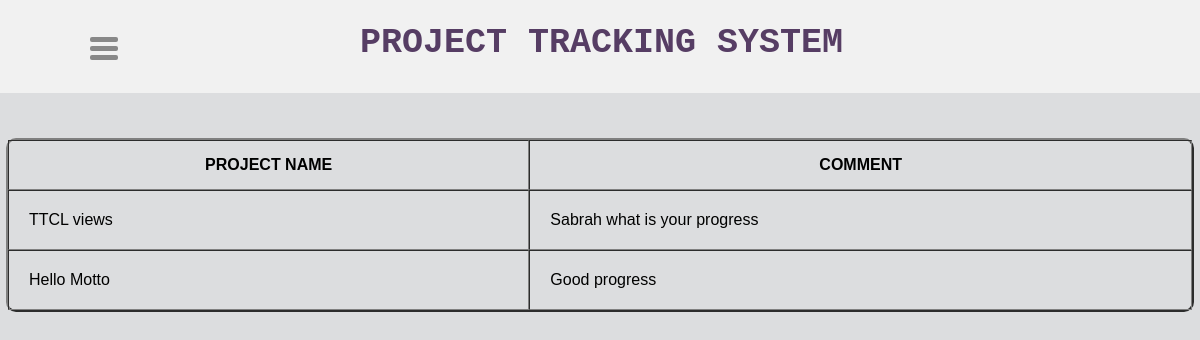
Page /viewcomm.php (signed in) on the committed database.
### tables this page shows
CREATE TABLE `comments` (
  `project_name` varchar(60) NOT NULL,
  `employee_name` varchar(30) NOT NULL,
  `email` varchar(30) NOT NULL,
  `description` text NOT NULL,
  `employee_code` int(30) NOT NULL,
  `employee_id` int(60) NOT NULL
);

### viewcomm.php (the view, shortened to what this page needs)
<?php
  $email=$_SESSION['employee_name'];
  ?>
<html>
<head>
    <!DOCTYPE html>
<html>
<head>
<link rel="stylesheet" type="text/css" href="css/viewcomm.css">
</head>
<body>
<div class="header">
<div class="header-left">
	<h1>PROJECT TRACKING SYSTEM</h1>
</div>
</div>
<a href="#menu" id="toggle"><span></span></a>
	<div id="div-id-name">
    <table border="2" cellspacing="0" cellpadding="0" align=center>
        <thead>
            <tr>
                <th>PROJECT NAME</th>
				<th>COMMENT</th>
            </tr>
        </thead>
        <tbody>
		<?php
	include('conn.php');
$sql = "SELECT * FROM comments WHERE employee_name = '$email'";
if ($result = mysqli_query($conn, $sql)) {
    while ($row = mysqli_fetch_assoc($result)) {
        echo "<tr>
		<td>".$row["project_name"]."</td>
		<td>".$row["description"]."</td>
		</tr>";
    }
}
?>
        </tbody>
    </table>
</div>
</body>
</html>

### viewcomm.css (style rules this page uses)
body { background-position: center; background: #DCDDDF url(https://cssdeck.com/uploads/media/items/7/7AF2Qzt.png);*/ color: #000; font: 14px Arial; margin: 0 auto; padding: 0; position: relative; }
h1 { font-size:35px; font-family: "Lucida Console", Courier, monospace; color:#563D64; }
a { text-decoration: none; }
.header { position: relative; bottom: 17px; background-color: #f1f1f1; height: 60px; padding: 25px 10px; }
.header-left { float: left; position: absolute; top: 15%; left: 30%; }
#toggle { display: block; width: 28px; height: 30px; margin: -1px auto; position: relative; right: 596px; bottom: 55px; }
#toggle span:after, #toggle span:before { content: ""; position: absolute; left: 0; top: -9px; }
#toggle span:after { top: 9px; }
#toggle span { position: relative; left: 100px; bottom: 8px; display: block; }
#toggle span, #toggle span:after, #toggle span:before { width: 100%; height: 5px; background-color: #888; transition: all 0.3s; backface-visibility: visible; border-radius: 2px; }
table { border-radius: 10px; border-color: solid black; width: 99%; }
td { height: 10px; width: 10px; text-align: left; padding: 20px; vertical-align: center; }
th { height: 50px; width: 10px; text-align: center; vertical-align: center; }

### rows in the picture
comments: project_name "TTCL views", description "Sabrah what is your progress"
comments: project_name "Hello Motto", description "Good progress"
